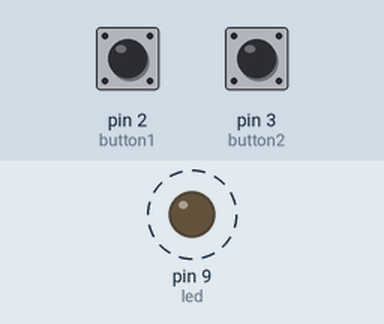
Bench run of a sketch on a simulated Arduino Uno, built with avr-gcc and run on an emulated ATmega328P. On the bench: output pins drawn as LEDs (lit = HIGH). Dashed ring = blinking. Inputs (shaded band) come from the test bench; at power-on: pin 3 (button2) LOW, pin 2 (button1) LOW.

Above: at 1.2 s.
1.3 s: pin 3 (button2) pulled HIGH for 1 s
At 2.3 s:
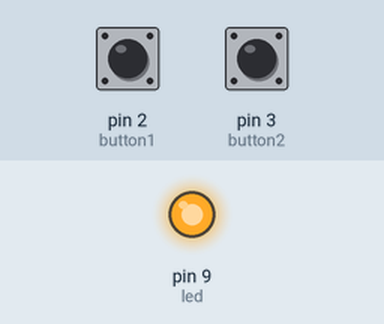
Timing chart, 0 to 4.3 s (numbered marks = the images above; inputs shaded):
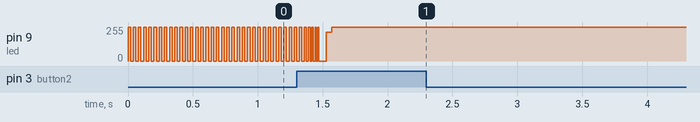

The sketch:

ledbrightness.ino
```cpp
int button1 = 2;
int button2 = 3;
int led = 9;
int leddelay = 10;
void setup() {
  // put your setup code here, to run once:
pinMode (button1,INPUT);
pinMode (button2,INPUT);
pinMode(led,OUTPUT);
}

void loop() {
  // put your main code here, to run repeatedly:
if (digitalRead(button1)==HIGH)
{leddelay++;
}
else if (digitalRead(button2)==HIGH)
{leddelay--;}
digitalWrite(led,HIGH);
delay (leddelay *2 );
digitalWrite (led, LOW);
delay (leddelay *2);
}
```
